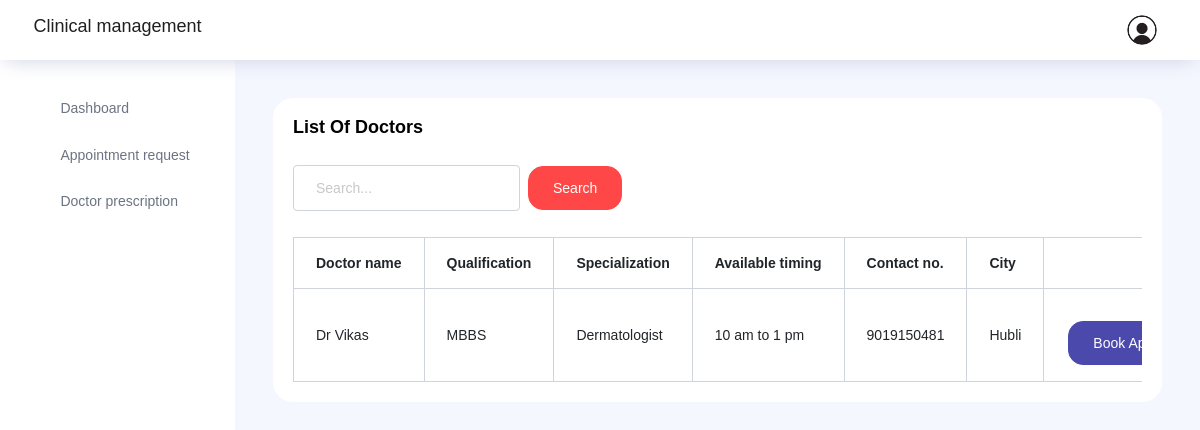
/doctor_appo/2, run on an earlier commit of the app's database.
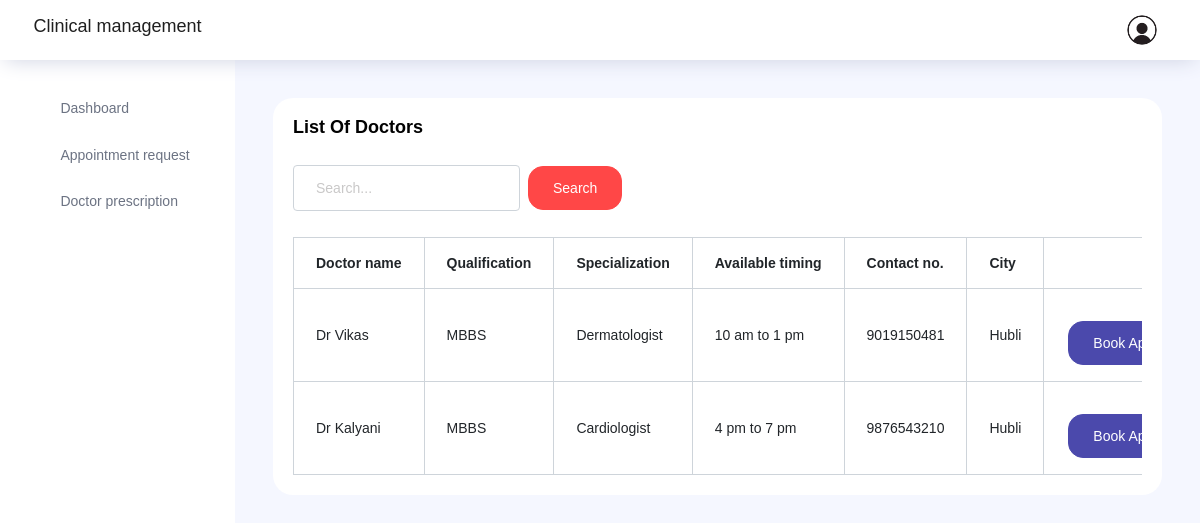
And on a later commit of the database.
### users/models.py (models this page shows)
class NewUser(AbstractUser):
    user_type = models.CharField(max_length=100, default='patient')
    phone_no = models.CharField(max_length=100, default='employee')
    address = models.CharField(max_length=100, default='employee')
    city = models.CharField(max_length=100, default='employee')
    qualification=models.CharField(max_length=100, default=' ')
    specialization=models.CharField(max_length=100, default=' ')
    available_timings=models.CharField(max_length=100, default=' ')
    added_by=models.CharField(max_length=100, default=' ')

### users/views.py (the view, shortened to what this page needs)
# urls.py: path('doctor_appo/<int:id>',views.doctor_appo, name="doctor_appo"),
def doctor_appo(request, id):
    patient_id = request.user.id
    clinic_id = id
    doctors = NewUser.objects.filter(user_type='doctor', added_by=id)
    print(patient_id, clinic_id)
    return render(request, 'doctor_appo.html', {'doctors': doctors})

### users/templates/doctor_appo.html (shortened to what this page needs)
{% extends 'base2.html' %}
{% block content %}
<div class="main-panel">
    <div class="content-wrapper">
        <div class="row">
<div class="col-lg-12 grid-margin stretch-card">
    <div class="card">
      <div class="card-body">
        <h4 class="card-title">List of doctors</h4>
        <div class="header-container">
          <div class="search-container">
            <form id="searchForm" method="get" action="" class="form-inline">
              <div class="form-group">
                <input type="text" name="search" class="form-control mr-2" placeholder="Search..." value="{{ search_query }}">
                <button type="submit" class="btn btn-danger">Search</button>
              </div>
            </form>
          </div>
        </div>
        <div class="table-responsive pt-3">
          <table class="table table-bordered">
            <thead>
              <tr>
                <th>Doctor name</th>
                <th>Qualification</th>
                <th>Specialization</th>
                <th>Available timing</th>
                <th>Contact no.</th>
                <th>City</th>
                <th></th>
              </tr>
            </thead>
            <tbody>
              {% for x in doctors %}
                <tr>
                  <td>{{ x.first_name }}</td>
                  <td>{{ x.qualification }}</td>
                  <td>{{ x.specialization }}</td>
                  <td>{{ x.available_timings }}</td>
                  <td>{{ x.phone_no }}</td>
                  <td>{{ x.city }}</td>
                  <td class="px-4 py-3">
                    <a href="/doctor_appo/{{x.id}}">
                        <button class="btn btn-primary mt-3">Book Appointment</button></a>
                </td>
                </tr>
              {% endfor %}
            </tbody>
          </table>
        </div>
      </div>
    </div>
  </div>
</div>
</div>
</div>
{% endblock %}

### users/templates/base2.html (shortened to what this page needs)
<!DOCTYPE html>
<html lang="en">
<head>
  <link rel="stylesheet" href="/static/assets/vendors/feather/feather.css">
  <link rel="stylesheet" href="/static/assets/vendors/ti-icons/css/themify-icons.css">
  <link rel="stylesheet" href="/static/assets/vendors/css/vendor.bundle.base.css">
  <link rel="stylesheet" href="/static/assets/vendors/datatables.net-bs4/dataTables.bootstrap4.css">
  <link rel="stylesheet" href="/static/assets/vendors/ti-icons/css/themify-icons.css">
  <link rel="stylesheet" type="text/css" href="/static/assets/js/select.dataTables.min.css">
  <link rel="stylesheet" href="/static/assets/css/vertical-layout-light/style.css">
  <link rel="stylesheet" href="https://cdnjs.cloudflare.com/ajax/libs/font-awesome/6.0.0-beta3/css/all.min.css">
</head>
<body>
  <div class="container-scroller">
    <nav class="navbar col-lg-12 col-12 p-0 fixed-top d-flex flex-row">
      <div class="text-center navbar-brand-wrapper d-flex align-items-center justify-content-center">
        <h4>Clinical management</h4>
      </div>
      <div class="navbar-menu-wrapper d-flex align-items-center justify-content-end">
        <ul class="navbar-nav navbar-nav-right">
          <li class="nav-item nav-profile dropdown">
            <a class="nav-link dropdown-toggle" href="#" data-toggle="dropdown" id="profileDropdown">
              <img src="/static/assets/images/user1.jpg" alt="profile"/>
            </a>
          </li>
        </ul>
      </div>
    </nav>
    <div class="container-fluid page-body-wrapper">
        <nav class="sidebar sidebar-offcanvas" id="sidebar">
          <ul class="nav">
            <li class="nav-item">
              <a class="nav-link" href="/patient_db">
                <i class="icon-grid menu-icon"></i>
                <span class="menu-title">Dashboard</span>
              </a>
            </li>
            <li class="nav-item">
                <a class="nav-link" href="/appointment_request">
                  <i class="icon-grid menu-icon"></i>
                  <span class="menu-title">Appointment request</span>
                </a>
              </li>
              <li class="nav-item">
                <a class="nav-link" href="/doctor_prescription">
                  <i class="icon-grid menu-icon"></i>
                  <span class="menu-title">Doctor prescription</span>
                </a>
              </li>
          </ul>
        </nav>
    {% block content %}
    {% endblock %}
</div>
</div>
</body>
</html>

### users/templates/doctor_appo.html (style rules this page uses)
.header-container { display: flex; justify-content: space-between; align-items: center; padding: 10px 0; }
.search-container, .filter-container { display: flex; align-items: center; }
.search-container .form-control { margin-right: 10px; }

What changed in the data, as far as the page shows it:
added NewUser: first_name "Dr Kalyani", qualification "MBBS", specialization "Cardiologist", available_timings "4 pm to 7 pm", phone_no "9876543210", city "Hubli"
